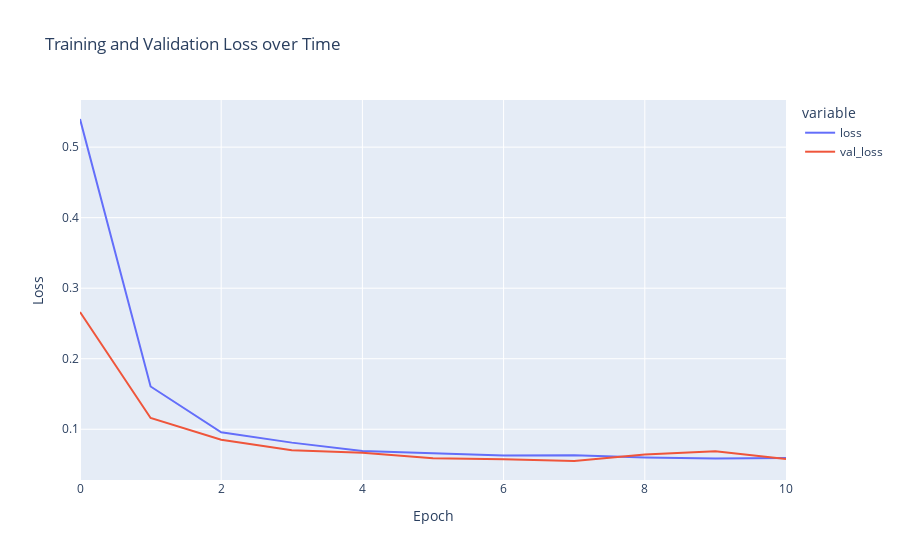

Notebook cell for this chart:
### Code cell
fig = px.line(
    history.history,
    y = ['loss', 'val_loss'],
    labels = {'index' : "Epoch", 'value' : "Loss"},
    title = "Training and Validation Loss over Time"
)

fig.show()

### Figure 1 — Plotly figure (JSON) as saved in the notebook; plotly's stock layout.template omitted (floating-point values rounded to 4 significant figures)
{"data": [{"hovertemplate": "variable=loss<br>Epoch=%{x}<br>Loss=%{y}<extra></extra>", "legendgroup": "loss", "line": {"color": "#636efa", "dash": "solid"}, "marker": {"symbol": "circle"}, "mode": "lines", "name": "loss", "orientation": "v", "showlegend": true, "type": "scatter", "x": [0, 1, 2, 3, 4, 5, 6, 7, 8, 9, 10], "xaxis": "x", "y": [0.5399, 0.1606, 0.09561, 0.08104, 0.06926, 0.06544, 0.06261, 0.06323, 0.05987, 0.05859, 0.05926], "yaxis": "y"}, {"hovertemplate": "variable=val_loss<br>Epoch=%{x}<br>Loss=%{y}<extra></extra>", "legendgroup": "val_loss", "line": {"color": "#EF553B", "dash": "solid"}, "marker": {"symbol": "circle"}, "mode": "lines", "name": "val_loss", "orientation": "v", "showlegend": true, "type": "scatter", "x": [0, 1, 2, 3, 4, 5, 6, 7, 8, 9, 10], "xaxis": "x", "y": [0.2662, 0.116, 0.08502, 0.07019, 0.06671, 0.05902, 0.05739, 0.05498, 0.06419, 0.06873, 0.05772], "yaxis": "y"}], "layout": {"legend": {"title": {"text": "variable"}, "tracegroupgap": 0}, "title": {"text": "Training and Validation Loss over Time"}, "xaxis": {"anchor": "y", "domain": [0, 1], "title": {"text": "Epoch"}}, "yaxis": {"anchor": "x", "domain": [0, 1], "title": {"text": "Loss"}}}}
